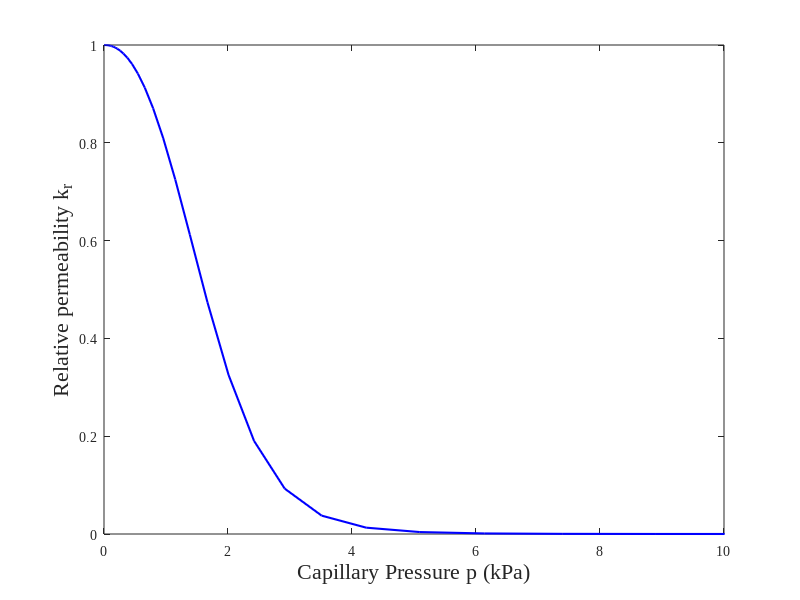
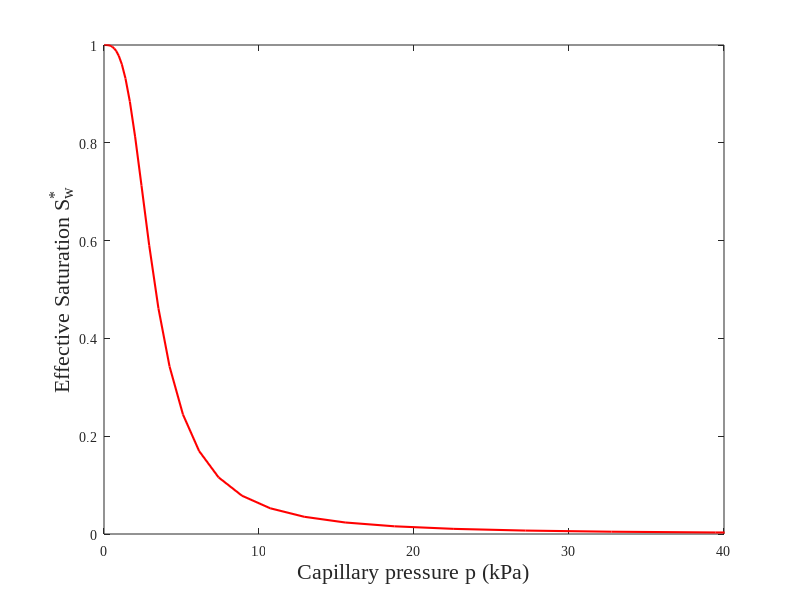

Source code (MATLAB) for these figures, in order:
% plotting relative permeability and capillary pressure curves
figure(1)
kr = load('Materials/krCurveSand_200.dat');
plot(kr(1:89,1),kr(1:89,2), 'LineWidth',1.5,'Color','b')
xlabel('Capillary Pressure p (kPa)')
ylabel('Relative permeability k_r')
xlim([0 10])

set(findall(gcf, 'type', 'text'), 'FontName', 'Liberation Serif', 'FontSize', 16);
a = get(gca,'XTickLabel');
set(gca,'XTickLabel',a,'FontName', 'Liberation Serif', 'FontSize', 10)
stmp = strcat('C:\Users\Moretto\Documents\PHD\GReS\Reports\Presentation\Images\', 'Rel_perm', '.png');
exportgraphics(gcf,stmp,'Resolution',400)

figure(2)
pc = load('Materials/pcCurveSand_200.dat');
plot(pc(:,1),pc(:,2), 'LineWidth',1.5,'Color','r')
xlabel('Capillary pressure p (kPa)')
xlim([0 40])
ylabel('Effective Saturation S^*_w')

set(findall(gcf, 'type', 'text'), 'FontName', 'Liberation Serif', 'FontSize', 16);
a = get(gca,'XTickLabel');
set(gca,'XTickLabel',a,'FontName', 'Liberation Serif', 'FontSize', 10)
stmp = strcat('C:\Users\Moretto\Documents\PHD\GReS\Reports\Presentation\Images\', 'Effective_sat', '.png');
exportgraphics(gcf,stmp,'Resolution',400)